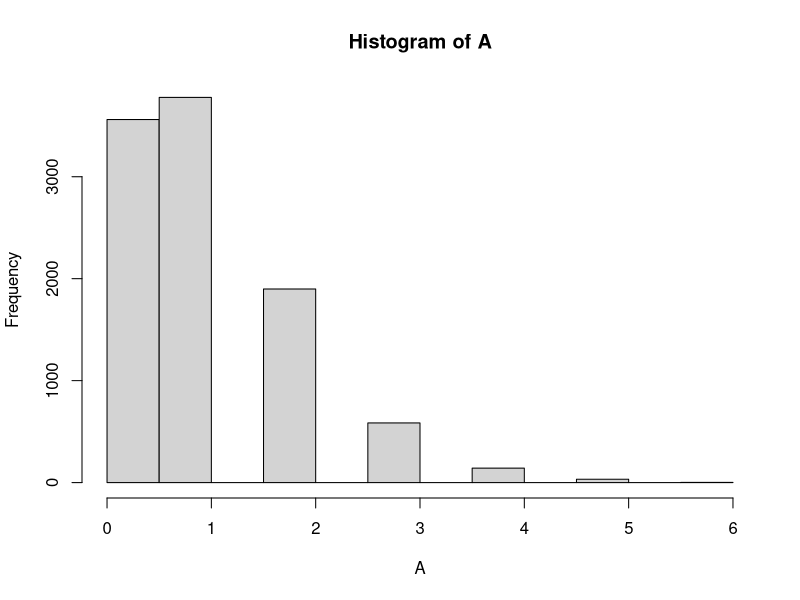

The R source for this figure: (Note: this script raises an error after producing the figure.)
## ---- chunk 1
knitr::opts_chunk$set(echo = TRUE)
## ---- chunk 2
library(tibble)
library(tidyr)
library(dplyr)
options(dplyr.summarise.inform = FALSE)
sim_data <- tibble(DV= rnorm(6*100,0,1))

A <- replicate(10000,rbinom(1,20,.05))
hist(A)

A <- rbinom(10000,50,.05)
length(A[A > 0])/10000


# check contrasts are orthogonal 
cor(orth_contrasts)


## ---- chunk 3

## ---- chunk 4

t_results <- replicate(10000,t.test(rnorm(10,0,1),rnorm(10,0,1), var.equal = TRUE)$p.value)

hist(t_results)



## ---- chunk 5

t_results <- replicate(10000,t.test(rnorm(20,0,1),rnorm(20,0.5,1), var.equal = TRUE)$p.value)

hist(t_results)

